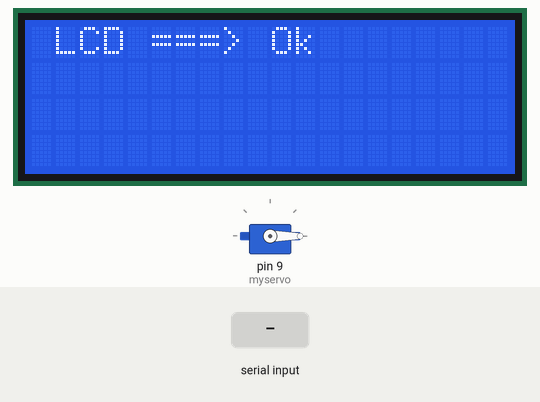
The sketch below on a simulated Arduino Uno, built with avr-gcc and run on an emulated ATmega328P. Shown: servo, 20×4 character LCD. The inputs (shaded band) are chosen by the test bench. What the sketch prints to the serial monitor is not drawn.

Above: at 0.1 s.
At 6.5 s:
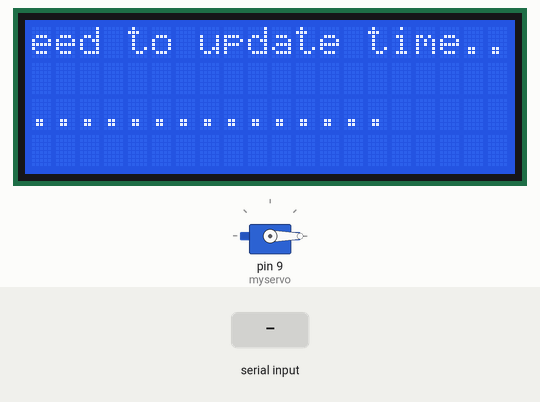
10.1 s: "90,45,200\n" received over Serial
At 10.9 s:
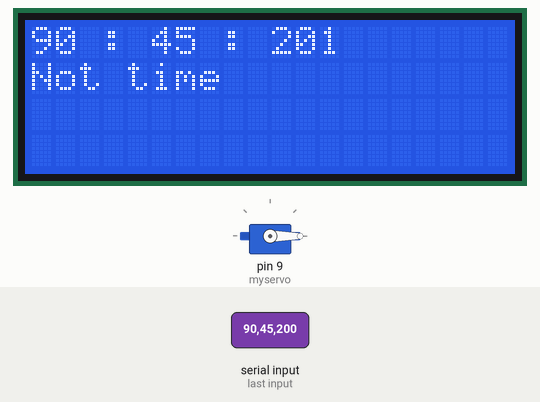
Timing chart, 0 to 13.1 s (numbered marks = the images above; inputs shaded):
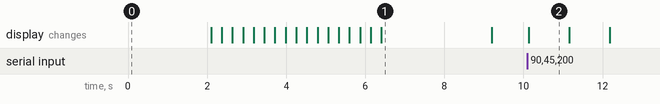

Measured:
- after the input at 10.1 s, the display: changes at once (image 2)
- what the display in image 1 shows lasts 2.8 s, from 6.4 s to 9.2 s

The sketch:

robot.ino
```cpp
#include <Wire.h>
#include <LiquidCrystal_I2C.h>
#include <Servo.h>


// Initialization of the LCD:
LiquidCrystal_I2C lcd(0x20,20,4);

// Initialization of the servos:
Servo myservo;

#define nb_eat 3

// Variables:
uint8_t actual_h;  // 0 => 23
uint8_t actual_m;  // 0 => 59
uint8_t actual_s;  // 0 => 59

const char msg[20] = "Need to update time.";
uint8_t flag = 0;
uint8_t eat[nb_eat][3] = {{8, 0 , 0},
                {12, 0, 0},
                {18, 0, 0}};


void setup()
{
  // Initilization of the Serial Port:
  Serial.begin(9600);

  // Attach the servo the the pin 9:
  myservo.attach(9);

  // Initilization of the servo to 0°:
  myservo.write(0);

  // Initialization of the LCD:
  lcd.init();
  lcd.clear();

  // Initialization of the system:
  init_system();
}

void loop()
{
  cat_bowl();
}

void init_system()
{
  // Test of the LCD:
  lcd.backlight();
  lcd.setCursor(0, 0);
  lcd.print(" LCD ===> Ok");

  delay(2000);

  lcd.clear();
  lcd.setCursor(0, 0);

  // Need to set the time (Because we don't have a RTC clock):
  Scroll_txt(19 ,msg, 0);
  delay(2000);
  lcd.clear();

  // The user need to set the time on the serial monitor:
  Serial.println("Need the configure the time:");
  Serial.println("Enter hour:");
  while (Serial.available() == 0) {
    // Wait...
  }
  // Retrieve the hour:
  actual_h = Serial.parseInt();
  // Clear the Serial buffer.
  flushSerialBuffer();

  // Same for the minute and second:
  Serial.println("Enter minutes : ");
  while (Serial.available() == 0) {
    // Wait...
  }
  actual_m = Serial.parseInt();
  flushSerialBuffer(); // Clear buffer

  Serial.println("Enter seconds : ");
  while (Serial.available() == 0) {
    // Wait...
  }
  actual_s = Serial.parseInt();
  flushSerialBuffer(); // Clear Serial Buffer...

  // Print the time on the serial monitor:
  Serial.print(actual_h);
  Serial.print(" : ");
  Serial.print(actual_m);
  Serial.print(" : ");
  Serial.println(actual_s);
}

void cat_bowl()
{
  lcd.clear();

  // Update the time:
  // Add a second for each iteration of the "loop" function:
  actual_s = actual_s + 1;
  // Check if:
  // 0 <= seconds < 60
  // 0<= minutes < 60
  // 0<= hour < 24
  if (actual_s == 60){
    actual_s = 0;
    actual_m ++;
  }
  if (actual_m == 60)
  {
    actual_m = 0;
    actual_h ++;
  }
  if (actual_h == 24)
  {
    actual_s = 0;
    actual_m = 0;
    actual_h = 0;
  }

  // Print the time on the LCD:
  lcd.setCursor(0, 0);
  if (actual_h < 10){
    // For having a 2 numbers hour
    lcd.print(0);
    lcd.print(actual_h);
  }
  else{
    lcd.print(actual_h);
  }

  lcd.print(" : ");

  // Same for minutes and secondes:
  if (actual_m < 10){
    lcd.print(0);
    lcd.print(actual_m);
  }
  else{
    lcd.print(actual_m);
  }
  lcd.print(" : ");

  if (actual_s < 10){
    lcd.print(0);
    lcd.print(actual_s);
  }
  else{
    lcd.print(actual_s);
  }

  // Test if its time to eat:
  // If it is time: the servos will be at 180 for 2 seconds, and the cat food falls.

  // 4 types of flag:
  // 0 : it is not time to eat   | 1: it is time, servo needs to be at 180°  |
  // 2 : Waiting, servos at 180° the cat food falls  |  3: Stop, servo needs to go at 0°
  for (uint8_t i = 0; i < nb_eat; i ++)
  {
    if (actual_h == eat[i][0] && actual_m == eat[i][1]  && actual_s == eat[i][2])
    {
      flag = 1;
      break;
    }
    else if (actual_h == eat[i][0] && actual_m == eat[i][1]  && actual_s == eat[i][2] + 1)
    {
      flag = 2;
      break;
    }
    else if (actual_h == eat[i][0] && actual_m == eat[i][1]  && actual_s == eat[i][2] + 2)
    {
      flag = 3;
      break;
    }
    else {
      flag = 0;
    }
  }

  // Check the flag, and move the servo:
  lcd.setCursor(0, 1);
  switch (flag){
    case 1:
      lcd.print("It s time");
      for (uint8_t pos = 0; pos <= 180; pos += 1) {
        myservo.write(pos);
        delay(5.555);    // 180 x 5.555 = 1000 ms = 1 s
      }
      break;
    case 2:
      lcd.print("Wait...");
      delay(1000);
      break;
    case 3:
      lcd.print("close");
      for (uint8_t pos = 180; pos > 0; pos -= 1) {
        myservo.write(pos);
        delay(5.555);     // 180 x 5.555 = 1000 ms = 1 s
      }
      break;
    default:
      lcd.print("Not time");
      delay(1000);        // Wait a second
  }
}

// Clear Serial:
void flushSerialBuffer() {
  while (Serial.available() > 0) {
    char c = Serial.read();
  }
}

// Make the text on the LCD move to the left:
void Scroll_txt(int8_t size, const char msg[50], uint8_t line)
{
  for (uint8_t i = 0; i < size; i++)
  {
    lcd.setCursor(15-i, line);
    lcd.print(msg);
    delay(250);
  }
}
```
